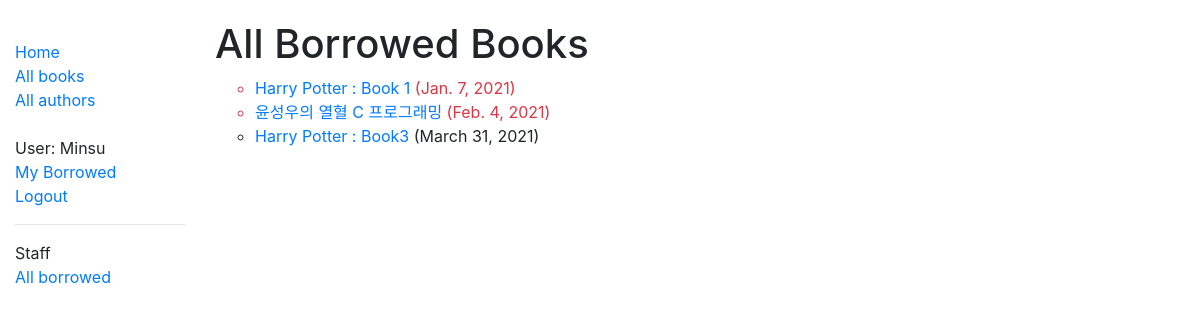
Screenshot of /catalog/borrowed/ (signed in) with the database file from the repository.
### catalog/models.py (models this page shows, shortened)
class BookInstance(models.Model):
    id = models.UUIDField(primary_key=True, default=uuid.uuid4, help_text='Unique ID for this particular book across whole library')
    book = models.ForeignKey('Book', on_delete=models.SET_NULL, null=True)
    imprint = models.CharField(max_length=200)
    due_back = models.DateField(null=True, blank=True)
    borrower = models.ForeignKey(User, on_delete=models.SET_NULL, null=True, blank=True)
    @property
    def is_overdue(self):
        if self.due_back and date.today() > self.due_back:
            return True
        return False
    LOAN_STATUS = (
        ('m', 'Maintenance'),
        ('o', 'On loan'),
        ('a', 'Available'),
        ('r', 'Reserved'),
    )
    status = models.CharField(
        max_length=1,
        choices=LOAN_STATUS,
        blank=True,
        default='m',
        help_text='Book availability',
    )
    class Meta:
        ordering = ['due_back']
        permissions = (("can_mark_returned", "Set book as returned"),)

class Book(models.Model):
    title = models.CharField(max_length=200)
    author = models.ForeignKey('Author', on_delete=models.SET_NULL, null=True)
    summary = models.TextField(max_length=1000, help_text='Enter a brief description of the book')
    isbn = models.CharField('ISBN', max_length=13, help_text='13 Character <a href="https://www.isbn-international.org/content/what-isbn">ISBN number</a>')
    genre = models.ManyToManyField(Genre, help_text='Select a genre for this book')
    def display_genre(self):
        """Create a string for the Genre. This is required to display genre in Admin."""
        return ', '.join(genre.name for genre in self.genre.all()[:3])
    display_genre.short_description = 'Genre'

### catalog/views.py (the view)
# urls.py: path(r'borrowed/', views.LoanedBooksAllListView.as_view(), name='all-borrowed'),  # Added for challenge
class LoanedBooksAllListView(PermissionRequiredMixin, generic.ListView):
    model = BookInstance
    permission_required = 'catalog.can_mark_returned'
    template_name = 'catalog/bookinstance_list_borrowed_all.html'
    paginate_by = 10
    def get_queryset(self):
        return BookInstance.objects.filter(status__exact='o').order_by('due_back')

### catalog/templates/catalog/bookinstance_list_borrowed_all.html (shortened to what this page needs)
{% extends "base_generic.html" %}
{% block content %}
    <h1>All Borrowed Books</h1>
    {% if bookinstance_list %}
    <ul>
      {% for bookinst in bookinstance_list %}
      <li class="{% if bookinst.is_overdue %}text-danger{% endif %}">
        <a href="{% url 'book-detail' bookinst.book.pk %}">{{bookinst.book.title}}</a>
        ({{ bookinst.due_back }})
      </li>
      {% endfor %}
    </ul>
    {% else %}
      <p>There are no books borrowed.</p>
    {% endif %}
{% endblock %}

### catalog/templates/base_generic.html (shortened to what this page needs)
<!DOCTYPE html>
<html lang="en">
<head>
  <link rel="stylesheet" href="https://stackpath.bootstrapcdn.com/bootstrap/4.1.3/css/bootstrap.min.css"
>
  {% load static %}
  <link rel="stylesheet" href="{% static 'css/styles.css' %}">
</head>
<body>
  <ul class="sidebar-nav">
    <div class="container-fluid">
      <div class="row">
        <div class="col-sm-2">
          {% block sidebar %}
          <ul class="sidebar-nav">
            <li><a href="{% url 'index' %}">Home</a></li>
            <li><a href="{% url 'books' %}">All books</a></li>
            <li><a href="">All authors</a></li>
          <br>
          {% if user.is_authenticated %}
          <li>User: {{ user.get_username }}</li>
          <li><a href="{% url 'my-borrowed' %}">My Borrowed</a></li>
          <li><a href="{% url 'logout'%}?next={{request.path}}">Logout</a></li>
          {% else %}
          <li><a href="{% url 'login'%}?next={{request.path}}">Login</a></li>
          {% endif %}
          <hr>
          <li>Staff</li>
          <li><a href="{% url 'all-borrowed' %}">All borrowed</a></li>
          </ul>
          {% endblock %}
        </div>
        <div class="col-sm-10 ">{% block content %}{% endblock %}</div>
      </div>
    </div>
  </ul>
</body>
</html>

### catalog/static/css/styles.css (style rules this page uses)
.sidebar-nav { margin-top: 20px; padding: 0; list-style: none; }

### rows the page displays
BookInstance: book "Harry Potter : Book 1", due_back "Jan. 7, 2021"
BookInstance: book "윤성우의 열혈 C 프로그래밍", due_back "Feb. 4, 2021"
BookInstance: book "Harry Potter : Book3", due_back "March 31, 2021"

### other values shown
{{ user.get_username }} "Minsu"
